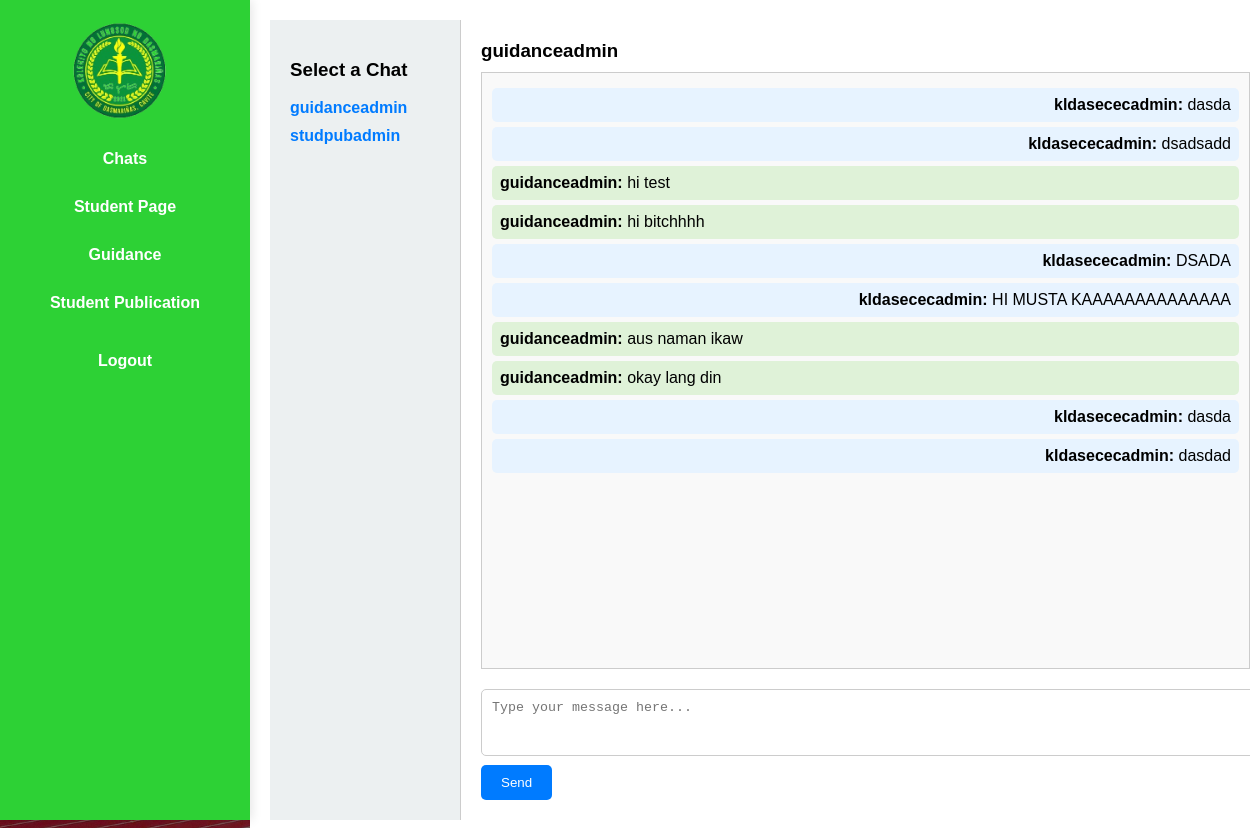
Screenshot of /dashboard.php?chat_with=2 (signed in) with the database file from the repository.
### tables this page shows
CREATE TABLE `accounts` (
  `id` int NOT NULL AUTO_INCREMENT,
  `username` varchar(250) NOT NULL,
  `password` varchar(250) NOT NULL,
  PRIMARY KEY (`id`)
);

CREATE TABLE `messages` (
  `id` int NOT NULL AUTO_INCREMENT,
  `sender_id` int NOT NULL,
  `receiver_id` int NOT NULL,
  `message` text NOT NULL,
  `created_at` timestamp NULL DEFAULT CURRENT_TIMESTAMP,
  PRIMARY KEY (`id`),
  KEY `sender_id` (`sender_id`),
  KEY `receiver_id` (`receiver_id`),
  CONSTRAINT `messages_ibfk_1` FOREIGN KEY (`sender_id`) REFERENCES `accounts` (`id`) ON DELETE CASCADE,
  CONSTRAINT `messages_ibfk_2` FOREIGN KEY (`receiver_id`) REFERENCES `accounts` (`id`) ON DELETE CASCADE
);

### CHATS/chats.php (the view, shortened to what this page needs)
<section>
    <div class="chat-container">
        <div class="chat-list-container">
            <h3>Select a Chat</h3>
            <?php if ($admins): ?>
                <ul>
                    <?php foreach ($admins as $admin): ?>
                        <li>
                            <a href="javascript:void(0);" class="chat-link" data-id="<?php echo $admin['id']; ?>"><?php echo htmlspecialchars($admin['username']); ?></a>
                        </li>
                    <?php endforeach; ?>
                </ul>
            <?php else: ?>
                <p>No admins available for chat.</p>
            <?php endif; ?>
        </div>
        <div class="chat-box-container" id="chat-box-container" style="width: 65%; float: left;">
            <?php if ($chat_with): ?>
                <div class="chat-box">
                    <h3><?php echo htmlspecialchars($chat_with_name); ?></h3>
                    <div class="messages">
                        <?php foreach ($messages as $msg): ?>
                            <div class="message <?php echo $msg['sender_name'] == $_SESSION['user'] ? 'sent' : 'received'; ?>">
                                <strong><?php echo htmlspecialchars($msg['sender_name']); ?>:</strong>
                                <?php echo htmlspecialchars($msg['message']); ?>
                            </div>
                        <?php endforeach; ?>
                    </div>
                    <form method="post" class="chat-input" id="chat-form">
                        <textarea name="message" placeholder="Type your message here..." rows="3" required></textarea>
                        <button type="submit">Send</button>
                    </form>
                </div>
            <?php else: ?>
                <p>Please select an admin to chat with.</p>
            <?php endif; ?>
        </div>
    </div>
</section>

### dashboard.php (shortened to what this page needs)
<?php
require_once 'connect.php';
$query = "SELECT id, username FROM accounts WHERE username != :username";
$stmt = $pdo->prepare($query);
$stmt->execute(['username' => $_SESSION['user']]);
$admins = $stmt->fetchAll(PDO::FETCH_ASSOC);
$chat_with = isset($_GET['chat_with']) ? $_GET['chat_with'] : null;
$chat_with_name = null;
$messages = [];
if ($chat_with) {
    $stmt = $pdo->prepare("SELECT username FROM accounts WHERE id = :id");
    $stmt->execute(['id' => $chat_with]);
    $chat_with_name = $stmt->fetchColumn();
    $stmt = $pdo->prepare("
        SELECT m.id, m.message, m.created_at, u.username AS sender_name
        FROM messages m
        JOIN accounts u ON m.sender_id = u.id
        WHERE (m.sender_id = :user_id AND m.receiver_id = :chat_with)
        OR (m.sender_id = :chat_with AND m.receiver_id = :user_id)
        ORDER BY m.created_at ASC
    ");
    $stmt->execute([
        'user_id' => $_SESSION['user_id'],
        'chat_with' => $chat_with
    ]);
    $messages = $stmt->fetchAll(PDO::FETCH_ASSOC);
}
?>
<!DOCTYPE html>
<html lang="en">
<head>
    <link rel="stylesheet" type="text/css" href="style.css">
</head>
<body>
    <div class="sidebar">
    <img src="kld.logo.png" alt="Logo" height="100px" width="100px">
        <ul>
            <li><a href="#chats" onclick="setActiveSection('chats')">Chats</a></li>
            <li><a href="#studpage" onclick="setActiveSection('studpage'); loadStudentPage();">Student Page</a></li>
            <li><a href="#guidance" onclick="setActiveSection('guidance'); loadGuidanceSystem();">Guidance</a></li>
            <li><a href="#studpublish" onclick="setActiveSection('studpublish'); loadStudentPublishSystem();">Student Publication</a></li>
        </ul>
        <a href="logout.php" class="logout-btn">Logout</a>
    </div>
    <div class="main-content">
        <div id="chats" class="section" style="display: none;">
            <?php include 'CHATS/chats.php'; ?>
        </div>
    </div>
</body>
</html>

### style.css (style rules this page uses)
.sidebar { width: 250px; background-color: #2dd135; color: white; position: fixed; height: 100vh; top: 0; left: 0; padding-top: 20px; box-shadow: 2px 0 10px rgba(0, 0, 0, 0.1); }
.sidebar img { margin-left: 70px; }
.sidebar ul { list-style-type: none; padding: 0; }
.sidebar li { margin: 10px 0; }
.sidebar a { text-decoration: none; color: white; font-weight: bold; display: block; padding: 10px; text-align: center; }
.main-content { margin-left: 250px; padding: 20px; width: calc(100% - 250px); min-height: 100vh; background-color: #ffffff; }
.chat-container { display: flex; height: 100vh; background-color: #f9f9f9; }
.chat-list-container { width: 150px; padding: 20px; background-color: #ecf0f1; border-right: 1px solid #ccc; overflow-y: auto; }
.chat-list-container ul { list-style-type: none; padding: 0; }
.chat-list-container li { margin: 10px 0; }
.chat-list-container a { text-decoration: none; color: #007bff; font-weight: bold; }
.chat-box-container { flex-grow: 1; padding: 20px; background-color: white; overflow-y: auto; }
.chat-box { display: flex; flex-direction: column; height: 100%; }
.chat-box h3 { margin: 0 0 10px; }
.messages { flex-grow: 1; margin-bottom: 10px; padding: 10px; background-color: #f9f9f9; border: 1px solid #ccc; overflow-y: auto; }
.message { margin: 5px 0; padding: 8px; border-radius: 5px; }
.message.sent { background-color: #e7f3ff; text-align: right; }
.message.received { background-color: #dff2d8; text-align: left; }
.chat-input { margin-top: 10px; }
.chat-input textarea { width: 100%; padding: 10px; border: 1px solid #ccc; border-radius: 5px; resize: none; }
.chat-input button { margin-top: 5px; padding: 10px 20px; background-color: #007bff; color: white; border: none; border-radius: 5px; cursor: pointer; }
.logout-btn { display: block; text-align: center; margin-top: 20px; color: #007bff; text-decoration: none; font-weight: bold; }
body, html { margin: 0; padding: 0; height: 100%; font-family: Arial, sans-serif; }
body { background: url('kldbuilding.jpg') no-repeat center center fixed; background-size: cover; height: 100%; }
body::before { content: ''; position: absolute; top: 0; left: 0; width: 100%; height: 100%; background-color: rgba(0, 0, 0, 0.5); z-index: -1; }

### rows the page displays
accounts: username "guidanceadmin"
accounts: username "studpubadmin"
messages: sender.username "kldasececadmin", message "dasda"
messages: sender.username "kldasececadmin", message "dsadsadd"
messages: sender.username "guidanceadmin", message "hi test"
messages: sender.username "guidanceadmin", message "hi bitchhhh"
messages: sender.username "kldasececadmin", message "DSADA"
messages: sender.username "kldasececadmin", message "HI MUSTA KAAAAAAAAAAAAAA"
messages: sender.username "guidanceadmin", message "aus naman ikaw"
messages: sender.username "guidanceadmin", message "okay lang din"
messages: sender.username "kldasececadmin", message "dasda"
messages: sender.username "kldasececadmin", message "dasdad"
